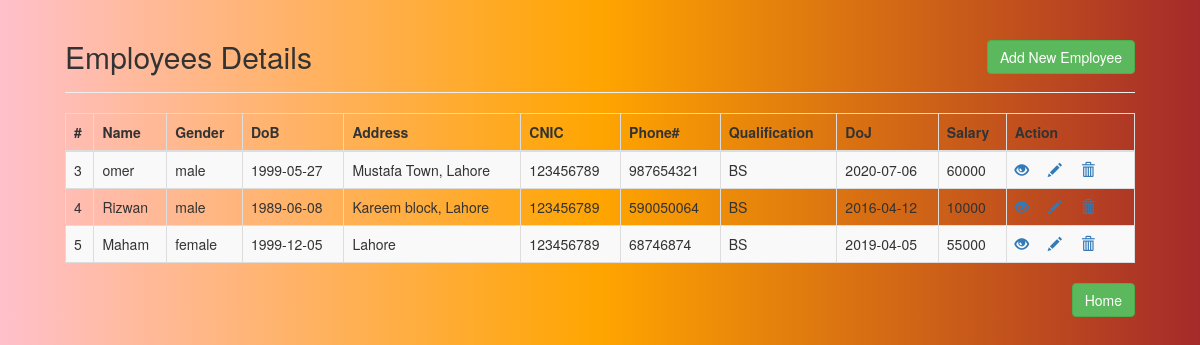
Screenshot of /Eindex.php with the database file from the repository.
### tables this page shows
CREATE TABLE `employee` (
  `id` int(11) NOT NULL,
  `name` varchar(100) NOT NULL,
  `gender` varchar(20) NOT NULL,
  `dob` date NOT NULL,
  `address` varchar(225) NOT NULL,
  `cnic` int(20) NOT NULL,
  `phone` int(20) NOT NULL,
  `qualification` varchar(30) NOT NULL,
  `doj` date NOT NULL,
  `salary` int(10) NOT NULL
);

### Eindex.php (the view, shortened to what this page needs)
<!DOCTYPE html>
<html lang="en">
<head>
    <link rel="stylesheet" href="https://maxcdn.bootstrapcdn.com/bootstrap/3.3.7/css/bootstrap.css">
</head>
<?php
require_once "Econfig.php";
$sql="select * from employee";
?>
<body id="grad">
    <div class="wrapper">
        <div class="container-fluid">
            <div class="row">
                <div class="col-md-12">
                    <div class="page-header clearfix">
                        <h2 class="pull-left">Employees Details</h2>
                        <a href="Ecreate.php" class="btn btn-success pull-right">Add New Employee</a>
                    </div>
                    <?php if($result=$mysqli->query($sql))
                    {
                        if($result->num_rows>0):
                       ?>
                        <table class='table table-bordered table-striped'>
                        <thead>
                               <tr>
                               <th>#</th>
                                        <th>Name</th>
                                        <th>Gender</th>
                                        <th>DoB</th>
                                        <th>Address</th>
                                        <th>CNIC</th>
                                        <th>Phone#</th>
                                        <th>Qualification</th>
                                        <th>DoJ</th>
                                        <th>Salary</ th>
                                        <th>Action</th>
                                    </tr>
                                </thead>
                                <tbody>
                                <?php while($row=$result->fetch_array()): ?>
                                    <tr>
                                        <td> <?php echo $row['id']?> </td>
                                        <td> <?php echo $row['name']?> </td>
                                        <td> <?php echo $row['gender']?> </td>
                                        <td> <?php echo $row['dob']?> </td>
										<td> <?php echo $row['address']?> </td>
										<td> <?php echo $row['cnic']?></td>
										 <td> <?php echo $row['phone']?> </td>
										 <td> <?php echo $row['qualification']?> </td>
										 <td> <?php echo $row['doj']?> </td>
										<td> <?php echo $row['salary']?> </td>
                                        <td>
                                            <a href='Eread.php?id=<?php echo $row['id'] ?>' title="view record" data-toggle='tooltip'><span class='glyphicon glyphicon-eye-open'></span></a>
                                            <a href='Eupdate.php?id=<?php echo $row['id'] ?>' title='Update Record' data-toggle='tooltip'><span class='glyphicon glyphicon-pencil'></span></a>
                                            <a href='Edelete.php?id=<?php echo $row['id'] ?>' title='Delete Record' data-toggle='tooltip'><span class='glyphicon glyphicon-trash'></span></a>
										</td>
									</tr>
								<?php endwhile?>
						</tbody>
					</table>
                    <a href="main_menu.php" class="btn btn-success pull-right">Home</a>
                    <?php else : ?>
                        <p class="lead"><em> No record found to display </p>
                    <?php endif ?>
                    <?php
                    }
                    else
                    {
                        echo"error: could not be able to execute";
                    }
                    ?>
                </div>
            </div>
        </div>
    </div>
</body>
</html>

### Eindex.php (style rules this page uses)
.wrapper { width: 1100px; margin: 0 auto; }
.page-header h2 { margin-top: 0; }
table tr td:last-child a { margin-right: 15px; }
#grad { background-image: linear-gradient(-90deg, brown,orange,pink); }

### rows the page displays
employee: id "3", name "omer", gender "male", dob "1999-05-27", address "Mustafa Town, Lahore", cnic "123456789", phone "987654321", qualification "BS", doj "2020-07-06", salary "60000"
employee: id "4", name "Rizwan", gender "male", dob "1989-06-08", address "Kareem block, Lahore", cnic "123456789", phone "590050064", qualification "BS", doj "2016-04-12", salary "10000"
employee: id "5", name "Maham", gender "female", dob "1999-12-05", address "Lahore", cnic "123456789", phone "68746874", qualification "BS", doj "2019-04-05", salary "55000"
